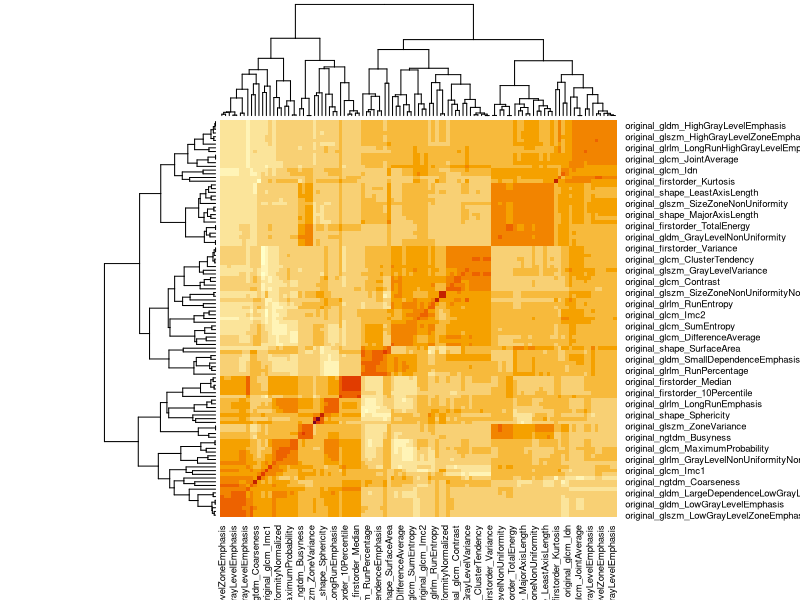
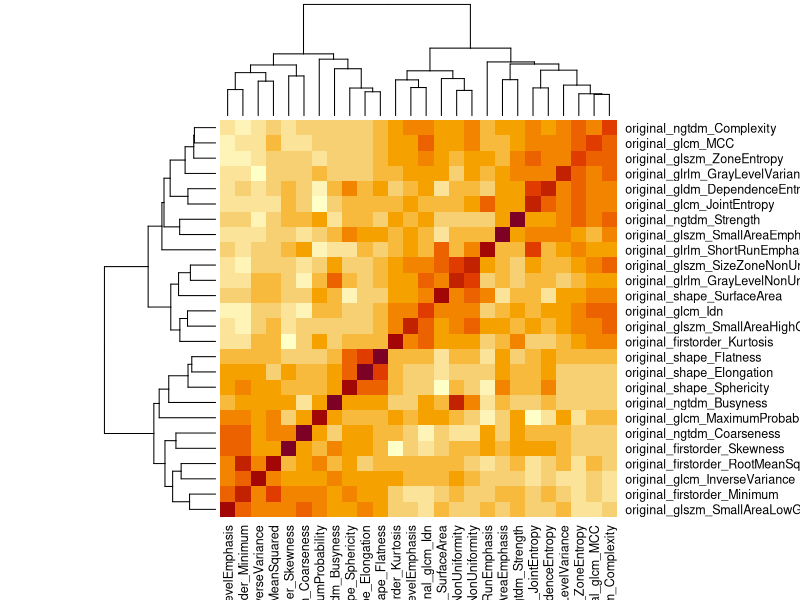

Source code (R) for these figures, in order:
## ---- chunk 1
library(readr)
radiomica_data <- read_csv("radiomica_data.csv")
str(radiomica_data)
## ---- chunk 2
library(tidyverse)
radiomica_data_quant <- radiomica_data %>% 
  select(-Patient)
## ---- chunk 3
cor(radiomica_data_quant)
## ---- chunk 4
library(ggplot2)
heatmap(cor(radiomica_data_quant))
## ---- chunk 5
# Paso 1: Calcular la matriz de correlación
corr_matrix <- cor(radiomica_data_quant)

# Paso 2: Identificar las correlaciones mayores a 0.8
high_corr <- which(abs(corr_matrix) > 0.8 & upper.tri(corr_matrix), arr.ind = TRUE)

# Paso 3: Contar cuántas veces aparece cada variable en las correlaciones
var_counts <- table(c(rownames(corr_matrix)[high_corr[,1]], colnames(corr_matrix)[high_corr[,2]]))

# Paso 4: Eliminar las variables redundantes basadas en la cuenta
for (i in 1:nrow(high_corr)) {
  var1 <- rownames(corr_matrix)[high_corr[i, 1]]
  var2 <- colnames(corr_matrix)[high_corr[i, 2]]
  if (var1 %in% colnames(radiomica_data_quant) && var2 %in% colnames(radiomica_data_quant)) {
    if (var_counts[var1] <= var_counts[var2]) {
      radiomica_data_quant <- radiomica_data_quant[, !colnames(radiomica_data_quant) %in% var1]
    } else {
      radiomica_data_quant <- radiomica_data_quant[, !colnames(radiomica_data_quant) %in% var2]
    }
  }
}

## ---- chunk 6
heatmap(cor(radiomica_data_quant))
## ---- chunk 7
library(dplyr)

# Estandarizar los datos utilizando scale() de dplyr
radiomica_data_quant <- as.data.frame(scale(radiomica_data_quant))
## ---- chunk 8
nombre_archivo <- "radiomica_data_processed.csv"

write.csv(radiomica_data_quant, file = nombre_archivo, row.names = FALSE)
